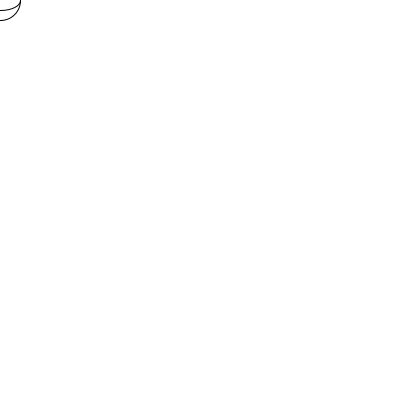
Frame 1 (no input)
Frame 60 (the mouse pressed at the canvas centre just before this capture): identical to frame 1, image omitted
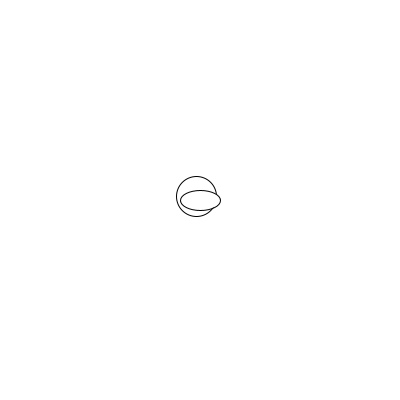
Frame 120 (the mouse held since frame 60 and released just before this capture)

The Processing sketch that drew these frames (run headless with seeded random() and noise(); from frame 60 on, the mouse is pressed at the canvas centre):

// Processing sketch: week03_05__mouse_cat_x_y
// ── week03_05__mouse_cat_x_y.pde
//week03_05__mouse_cat_x_y
void setup(){
  size(400,400);
}
float x,y; //貓的座標
void draw(){
  background(255);
  ellipse(x,y,40,40);
  ellipse(mouseX,mouseY,40,20);
  x = (x*14 + mouseX) / 15;
  y = (y*14 + mouseY) / 15;
}//新的座標，舊的座標*14，目標*1
